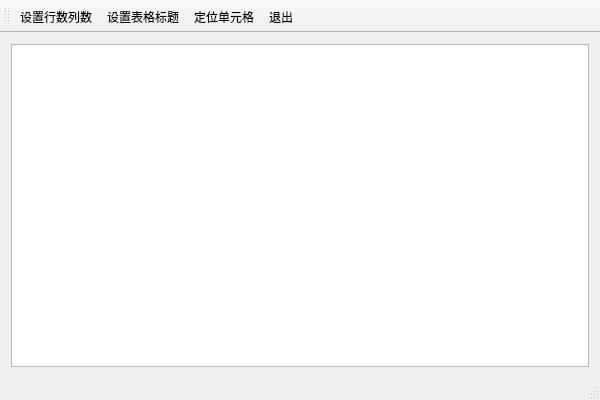
<?xml version="1.0" encoding="UTF-8"?>
<ui version="4.0">
 <class>DemoClass</class>
 <widget class="QMainWindow" name="DemoClass">
  <property name="geometry">
   <rect>
    <x>0</x>
    <y>0</y>
    <width>600</width>
    <height>400</height>
   </rect>
  </property>
  <property name="windowTitle">
   <string>Demo</string>
  </property>
  <widget class="QWidget" name="centralWidget">
   <layout class="QGridLayout" name="gridLayout">
    <item row="0" column="0">
     <widget class="QTableView" name="tableView"/>
    </item>
   </layout>
  </widget>
  <widget class="QMenuBar" name="menuBar">
   <property name="geometry">
    <rect>
     <x>0</x>
     <y>0</y>
     <width>600</width>
     <height>23</height>
    </rect>
   </property>
  </widget>
  <widget class="QToolBar" name="mainToolBar">
   <property name="toolButtonStyle">
    <enum>Qt::ToolButtonTextUnderIcon</enum>
   </property>
   <attribute name="toolBarArea">
    <enum>TopToolBarArea</enum>
   </attribute>
   <attribute name="toolBarBreak">
    <bool>false</bool>
   </attribute>
   <addaction name="action"/>
   <addaction name="action_2"/>
   <addaction name="action_3"/>
   <addaction name="action_4"/>
  </widget>
  <widget class="QStatusBar" name="statusBar"/>
  <action name="action">
   <property name="icon">
    <iconset resource="demo.qrc">
     <normaloff>:/Demo/exit.svg</normaloff>:/Demo/exit.svg</iconset>
   </property>
   <property name="text">
    <string>设置行数列数</string>
   </property>
  </action>
  <action name="action_2">
   <property name="icon">
    <iconset resource="demo.qrc">
     <normaloff>:/Demo/exit.svg</normaloff>:/Demo/exit.svg</iconset>
   </property>
   <property name="text">
    <string>设置表格标题</string>
   </property>
   <property name="toolTip">
    <string>设置表格标题</string>
   </property>
  </action>
  <action name="action_3">
   <property name="icon">
    <iconset resource="demo.qrc">
     <normaloff>:/Demo/exit.svg</normaloff>:/Demo/exit.svg</iconset>
   </property>
   <property name="text">
    <string>定位单元格</string>
   </property>
  </action>
  <action name="action_4">
   <property name="icon">
    <iconset resource="demo.qrc">
     <normaloff>:/Demo/exit.svg</normaloff>:/Demo/exit.svg</iconset>
   </property>
   <property name="text">
    <string>退出</string>
   </property>
  </action>
 </widget>
 <layoutdefault spacing="6" margin="11"/>
 <resources>
  <include location="demo.qrc"/>
 </resources>
 <connections>
  <connection>
   <sender>action_4</sender>
   <signal>triggered()</signal>
   <receiver>DemoClass</receiver>
   <slot>close()</slot>
   <hints>
    <hint type="sourcelabel">
     <x>-1</x>
     <y>-1</y>
    </hint>
    <hint type="destinationlabel">
     <x>299</x>
     <y>199</y>
    </hint>
   </hints>
  </connection>
 </connections>
</ui>
